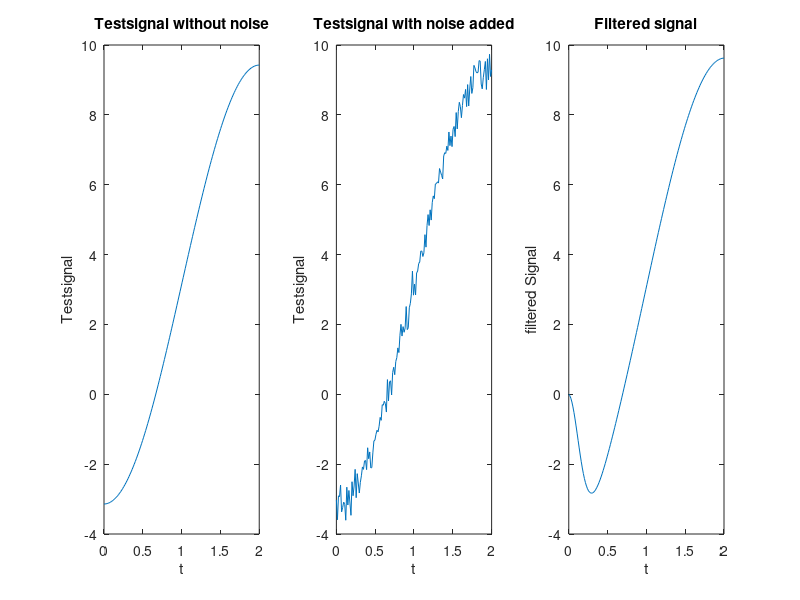
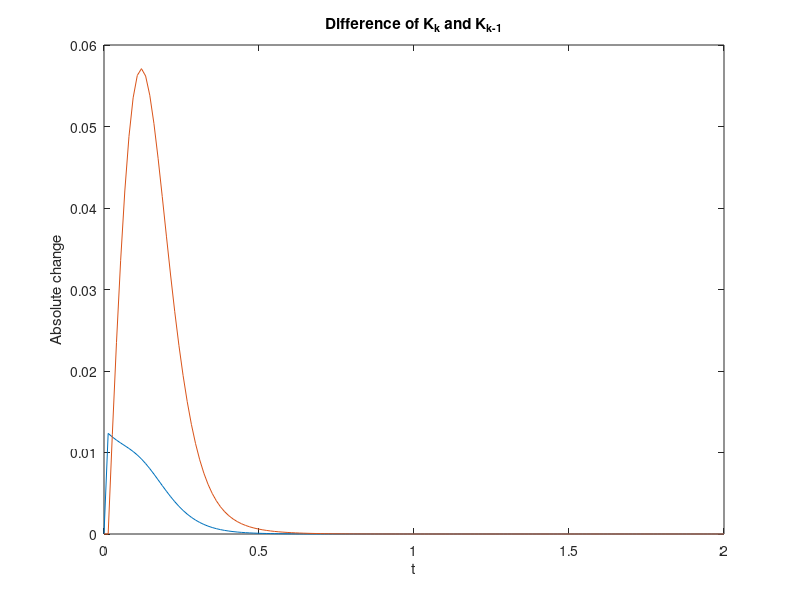
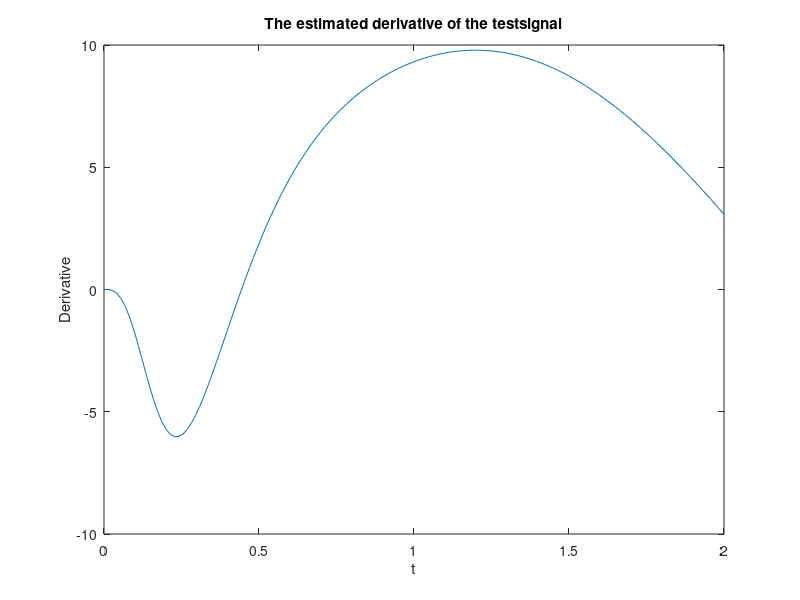

These charts were generated, in order, by the following MATLAB code:
fsensor = 75;
dT = 1/fsensor;
magneticSensorVariance = 2.5e-5;
imuSensorVariance = 2e-3;

N=150;

t = linspace(0, N*dT, N);
testsig = pi - 2*pi*cos(pi*t/2);
testsig2 = testsig + 0.25*randn(size(t)); % setting up the testsignal. Noise is added to the blank testsignal

A=[1 dT;
    0 1]; % The matrices according to the formulas

H=[1 0];

Q=[magneticSensorVariance 0;
    0 magneticSensorVariance/dT]; %this is actually magneticSensorVariance*fsensor, but because this seems harder to get notationally, the division by dT is used.

R=imuSensorVariance;

xkCorrected = [0; 0];
PkCorrection = zeros(2);
Kprev = zeros(2,1);
K = zeros(2,1);
xfinal = zeros(1,N);
xfinalspeed = zeros(1,N);
KdiffRow = zeros(2,N);

for i=1:1:N % recursively estimate the signals according to the formulas

  xkEstimate = A*xkCorrected;
  PkEstimate = A*PkCorrection*A' + Q;

  Kprev=K;

  K = PkCorrection*H'*inv(H*PkCorrection*H'+R);

  Kdiff = K - Kprev;
  KdiffRow(:,i) = Kdiff;
  xkCorrected = xkEstimate + K*(testsig(i)-H*xkEstimate);
  xfinal(i) = xkCorrected(1);
  xfinalspeed(i) = xkCorrected(2);
  PkCorrection = (eye(2)-K*H)*PkEstimate;

end

% Plotting

figure('Name', 'Signal Overview');
subplot(1,3,1);plot(t, testsig); xlabel("t");ylabel("Testsignal");title("Testsignal without noise");
subplot(1,3,2);plot(t, testsig2); xlabel("t");ylabel("Testsignal");title("Testsignal with noise added");
subplot(1,3,3);plot(t, xfinal); xlabel("t");ylabel("filtered Signal");title("Filtered signal");

figure('Name', 'Absolute change of the Kalman Gain');
plot(t, KdiffRow); xlabel("t");ylabel("Absolute change");title("Difference of K_k and K_{k-1}");

figure('Name', 'Estimated derivative');
plot(t, xfinalspeed); xlabel("t");ylabel("Derivative");title("The estimated derivative of the testsignal");
